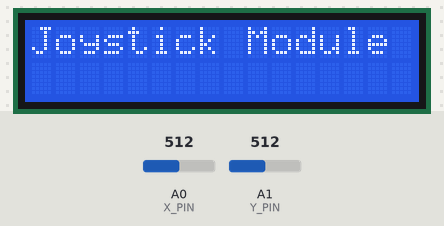
A sketch run on a simulated Arduino Uno, built with avr-gcc and run on an emulated ATmega328P. Shown: 16×2 character LCD. The test bench sets the inputs (shaded band); at power-on: A0 (X_PIN) = 512, A1 (Y_PIN) = 512.

Above: at 1.2 s.
1.3 s: A0 (X_PIN) set to 409
4.3 s: A0 (X_PIN) set to 389
5.8 s: A1 (Y_PIN) set to 315
7.3 s: A1 (Y_PIN) set to 285
At 8.5 s:
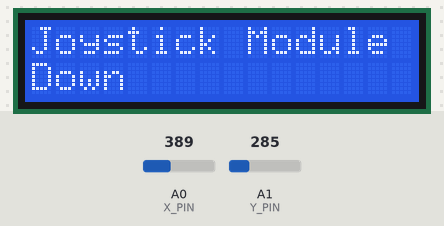
8.8 s: A0 (X_PIN) set to 318
11.0 s: A0 (X_PIN) set to 289
At 12.8 s:
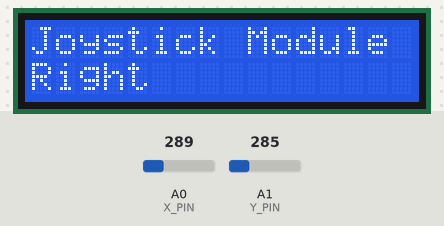
Timing chart, 0 to 14.3 s (numbered marks = the images above; inputs shaded):
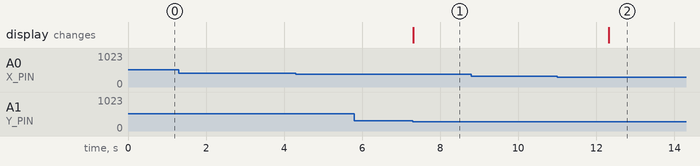

Measured:
- the behaviour switches between 300 and 299 on A1 (Y_PIN) (found by bisection; images 0 and 1)
- the behaviour switches between 300 and 299 on A0 (X_PIN) (found by bisection; images 1 and 2)
- after the input at 1.3 s, every drawn part: stays the same
- after the input at 4.3 s, every drawn part: stays the same
- after the input at 5.8 s, every drawn part: stays the same
- after the input at 7.3 s, the display: changes at once (image 1)
- after the input at 8.8 s, every drawn part: stays the same
- after the input at 11.0 s, the display: changes after 1.3 s (image 2)

The sketch:

joystick_lcd.ino
```cpp
// (licence header left out)
#include <LiquidCrystal.h>

LiquidCrystal lcd(7, 8, 9, 10, 11, 12);

const int SW_PIN = 2; // digital pin connected to switch output
const int X_PIN = 0; // analog pin connected to X output
const int Y_PIN = 1; // analog pin connected to Y output

void setup() {
  lcd.begin(16, 2);
  lcd.print("Joystick Module");
}

void loop() {
  lcd.setCursor(0, 1);

  if(analogRead(X_PIN) < 300) {
    lcd.clear();
    lcd.print("Joystick Module");
    lcd.setCursor(0, 1);
    lcd.print("Right");
    delay(2500);
  }

  if(analogRead(X_PIN) > 750) {
    lcd.clear();
    lcd.print("Joystick Module");
    lcd.setCursor(0, 1);
    lcd.print("Left");
    delay(2500);
  }

  if(analogRead(Y_PIN) < 300) {
    lcd.clear();
    lcd.print("Joystick Module");
    lcd.setCursor(0, 1);
    lcd.print("Down");
    delay(2500);
  }

  if(analogRead(Y_PIN) > 750) {
    lcd.clear();
    lcd.print("Joystick Module");
    lcd.setCursor(0, 1);
    lcd.print("Up");
    delay(2500);
  }

  if((analogRead(Y_PIN) <= 600 && analogRead(Y_PIN) >= 400) && (analogRead(X_PIN) <= 600 && analogRead(X_PIN) >= 400)) {
    lcd.clear();
    lcd.print("Joystick Module");
  }
}
```
